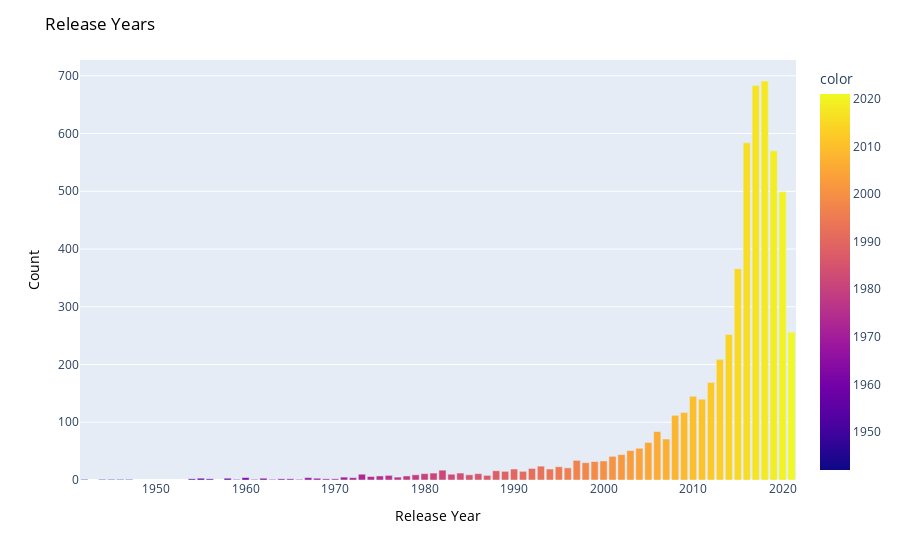

Source (notebook cell):
### Code cell
fig = px.bar(x=df["release_year"].value_counts().index, 
             y=df["release_year"].value_counts().values, 
             color=df["release_year"].value_counts().index)

# Update layout with customized title, axis labels, and background colors

fig.update_layout(
    title={
        'text': "Release Years",
        'font': {'color': 'black'}
    },
    xaxis_title={
        'text': "Release Year",
        'font': {'color': 'black'}
    },
    yaxis_title={
        'text': "Count",
        'font': {'color': 'black'}
    },
)

### Figure 1 — Plotly figure (JSON) as saved in the notebook; plotly's stock layout.template omitted (floating-point values rounded to 4 significant figures)
{"data": [{"alignmentgroup": "True", "hovertemplate": "x=%{x}<br>y=%{y}<br>color=%{marker.color}<extra></extra>", "legendgroup": "", "marker": {"color": [2018, 2017, 2016, 2019, 2020, 2015, 2021, 2014, 2013, 2012, 2010, 2011, 2009, 2008, 2006, 2007, 2005, 2004, 2003, 2002, 2001, 1997, 2000, 1999, 1998, 1993, 1995, 1996, 1992, 1994, 1990, 1982, 1988, 1989, 1991, 1981, 1984, 1980, 1986, 1983, 1973, 1985, 1979, 1987, 1976, 1978, 1975, 1974, 1977, 1971, 1972, 1960, 1967, 1962, 1958, 1968, 1955, 1969, 1965, 1970, 1956, 1954, 1964, 1966, 1961, 1963, 1945, 1946, 1959, 1942, 1947, 1944], "coloraxis": "coloraxis", "pattern": {"shape": ""}}, "name": "", "offsetgroup": "", "orientation": "v", "showlegend": false, "textposition": "auto", "type": "bar", "x": [2018, 2017, 2016, 2019, 2020, 2015, 2021, 2014, 2013, 2012, 2010, 2011, 2009, 2008, 2006, 2007, 2005, 2004, 2003, 2002, 2001, 1997, 2000, 1999, 1998, 1993, 1995, 1996, 1992, 1994, 1990, 1982, 1988, 1989, 1991, 1981, 1984, 1980, 1986, 1983, 1973, 1985, 1979, 1987, 1976, 1978, 1975, 1974, 1977, 1971, 1972, 1960, 1967, 1962, 1958, 1968, 1955, 1969, 1965, 1970, 1956, 1954, 1964, 1966, 1961, 1963, 1945, 1946, 1959, 1942, 1947, 1944], "xaxis": "x", "y": [691, 683, 584, 570, 499, 366, 256, 252, 209, 169, 145, 140, 117, 112, 84, 71, 65, 55, 51, 44, 41, 34, 33, 32, 30, 24, 23, 21, 20, 19, 19, 17, 16, 15, 15, 12, 12, 11, 11, 10, 10, 9, 9, 8, 8, 7, 7, 6, 5, 5, 4, 4, 4, 3, 3, 3, 3, 2, 2, 2, 2, 2, 2, 1, 1, 1, 1, 1, 1, 1, 1, 1], "yaxis": "y"}], "layout": {"barmode": "relative", "coloraxis": {"colorbar": {"title": {"text": "color"}}, "colorscale": [[0, "#0d0887"], [0.1111, "#46039f"], [0.2222, "#7201a8"], [0.3333, "#9c179e"], [0.4444, "#bd3786"], [0.5556, "#d8576b"], [0.6667, "#ed7953"], [0.7778, "#fb9f3a"], [0.8889, "#fdca26"], [1, "#f0f921"]]}, "legend": {"tracegroupgap": 0}, "margin": {"t": 60}, "title": {"font": {"color": "black"}, "text": "Release Years"}, "xaxis": {"anchor": "y", "domain": [0, 1], "title": {"font": {"color": "black"}, "text": "Release Year"}}, "yaxis": {"anchor": "x", "domain": [0, 1], "title": {"font": {"color": "black"}, "text": "Count"}}}}
